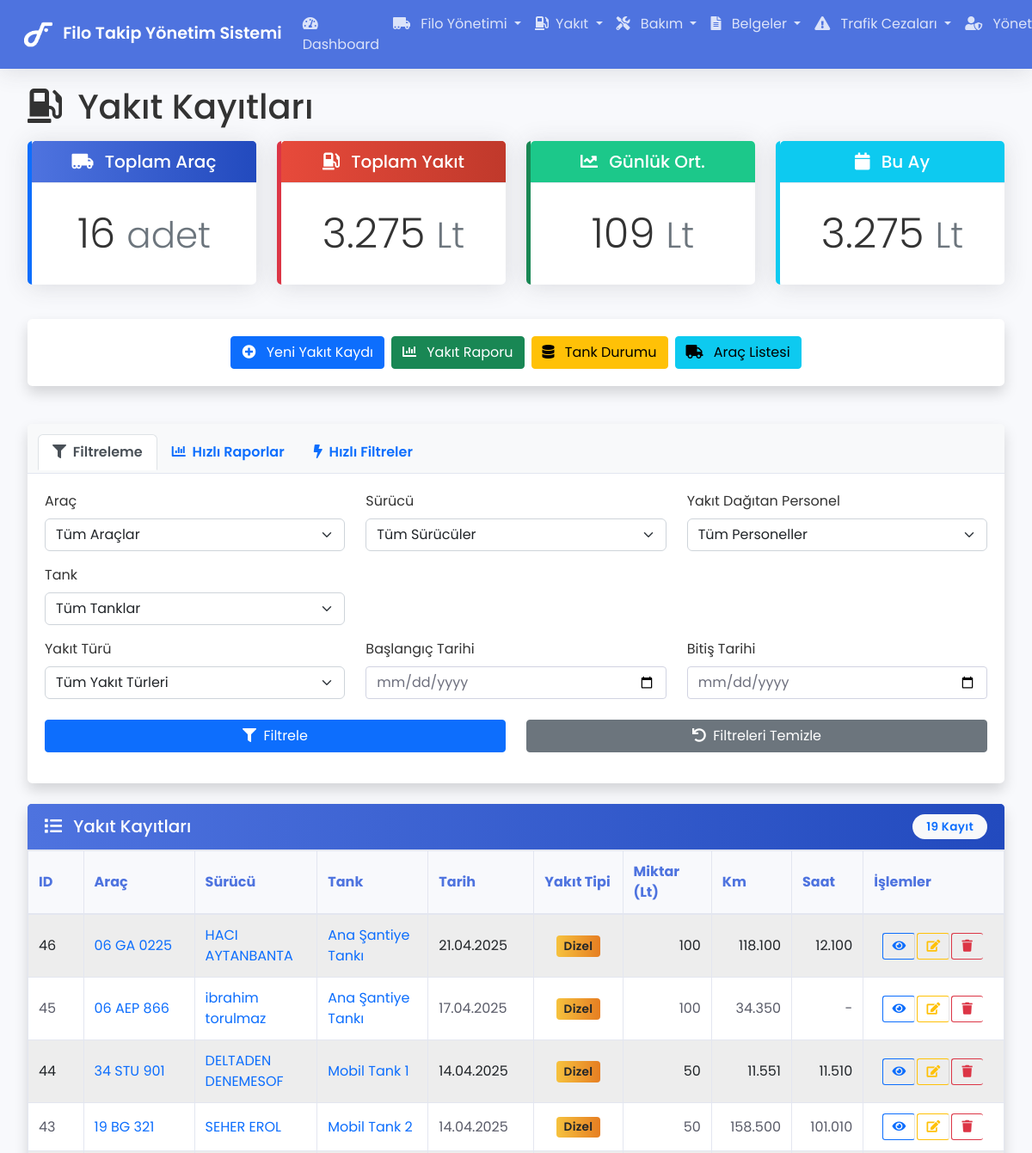
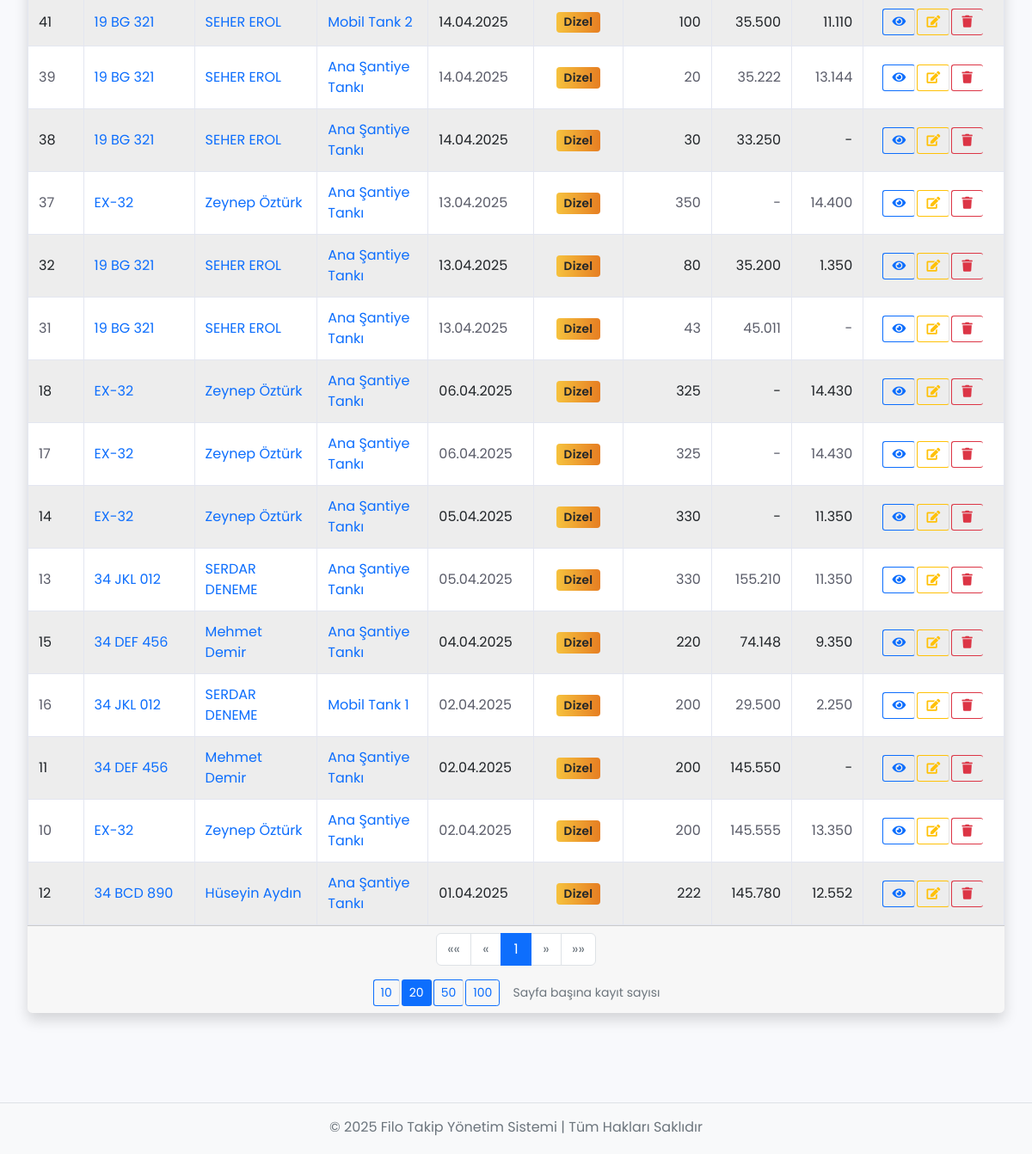
The page /fuel (signed in) on the database its author committed (2 pictures, top to bottom).
### tables this page shows
CREATE TABLE `fuel_records` (
  `id` int(11) NOT NULL,
  `vehicle_id` int(11) NOT NULL,
  `driver_id` int(11) DEFAULT NULL,
  `tank_id` int(11) NOT NULL,
  `dispenser_id` int(11) DEFAULT NULL,
  `fuel_type` enum('Benzin','Dizel') NOT NULL,
  `amount` decimal(10,2) NOT NULL COMMENT 'Litre',
  `km_reading` int(11) DEFAULT NULL COMMENT 'Kilometre',
  `hour_reading` decimal(10,2) DEFAULT NULL COMMENT 'Çalışma Saati',
  `date` date NOT NULL,
  `notes` text DEFAULT NULL,
  `created_at` timestamp NOT NULL DEFAULT current_timestamp(),
  `created_by` int(11) NOT NULL
);

CREATE TABLE `vehicles` (
  `id` int(11) NOT NULL,
  `plate_number` varchar(20) NOT NULL,
  `brand` varchar(100) NOT NULL,
  `model` varchar(100) NOT NULL,
  `year` int(11) DEFAULT NULL,
  `company_id` int(11) DEFAULT NULL,
  `vehicle_type` enum('Otomobil','Kamyonet','Damperli Kamyon','Istıcı Kazan','Beton Santrali','Silindir','Loder','Bekoloder','Ekskavatör','Akaryakıt Tankı','Yağlama ve Bakım','Mikserler','Çekici','Arazöz','Mobil Beton Pompası','Jeneratör') NOT NULL,
  `status` enum('Aktif','Pasif','Bakımda') NOT NULL DEFAULT 'Aktif',
  `created_at` timestamp NOT NULL DEFAULT current_timestamp(),
  `order_number` varchar(50) DEFAULT NULL,
  `equipment_number` varchar(50) DEFAULT NULL,
  `fixed_asset_number` varchar(50) DEFAULT NULL,
  `cost_center` varchar(100) DEFAULT NULL,
  `production_site` varchar(100) DEFAULT NULL,
  `inspection_date` date DEFAULT NULL,
  `traffic_insurance_agency` varchar(100) DEFAULT NULL,
  `traffic_insurance_date` date DEFAULT NULL,
  `casco_insurance_agency` varchar(100) DEFAULT NULL,
  `casco_insurance_date` date DEFAULT NULL,
  `work_site` varchar(100) DEFAULT NULL,
  `initial_km` int(11) DEFAULT NULL COMMENT 'Aracın sisteme giriş km bilgisi',
  `initial_hours` decimal(10,2) DEFAULT NULL COMMENT 'Aracın sisteme giriş çalışma saati',
  `current_km` int(11) DEFAULT NULL COMMENT 'Aracın mevcut kilometre bilgisi',
  `current_hours` decimal(10,2) DEFAULT NULL COMMENT 'Aracın mevcut çalışma saati'
);

CREATE TABLE `fuel_tanks` (
  `id` int(11) NOT NULL,
  `name` varchar(100) NOT NULL,
  `type` enum('Sabit','Mobil') NOT NULL,
  `capacity` decimal(10,2) NOT NULL COMMENT 'Litre',
  `current_amount` decimal(10,2) NOT NULL DEFAULT 0.00 COMMENT 'Litre',
  `location` varchar(200) DEFAULT NULL,
  `status` enum('Aktif','Pasif','Bakımda') NOT NULL DEFAULT 'Aktif',
  `fuel_type` enum('Benzin','Dizel') NOT NULL,
  `created_at` timestamp NOT NULL DEFAULT current_timestamp()
);

### app/views/fuel/index.php (the view, shortened to what the rows shown need)
<?php require APPROOT . '/views/inc/header.php'; ?>
<div class="row mb-3">
    <div class="col-md-6">
        <h1 class="mb-0"><i class="fas fa-gas-pump me-2"></i> Yakıt Kayıtları</h1>
    </div>
</div>
<div class="row mb-4">
    <div class="col-md-3 mb-3">
        <div class="card shadow-sm h-100 border-start border-primary border-5">
            <div class="card-body text-center d-flex align-items-center justify-content-center">
                <h2 class="mb-0 display-5"><?php echo $data['totalVehicles']; ?> <small class="text-muted">adet</small></h2>
            </div>
        </div>
    </div>
    <div class="col-md-3 mb-3">
        <div class="card shadow-sm h-100 border-start border-danger border-5">
            <div class="card-body text-center d-flex align-items-center justify-content-center">
                <h2 class="mb-0 display-5"><?php echo number_format($data['totalAmount'], 0, ',', '.'); ?> <small class="text-muted">Lt</small></h2>
            </div>
        </div>
    </div>
    <div class="col-md-3 mb-3">
        <div class="card shadow-sm h-100 border-start border-success border-5">
            <div class="card-body text-center d-flex align-items-center justify-content-center">
                <h2 class="mb-0 display-5"><?php echo number_format($data['totalAmount'] / 30, 0, ',', '.'); ?> <small class="text-muted">Lt</small></h2>
            </div>
        </div>
    </div>
    <div class="col-md-3 mb-3">
        <div class="card shadow-sm h-100 border-start border-info border-5">
            <div class="card-body text-center d-flex align-items-center justify-content-center">
                <h2 class="mb-0 display-5"><?php echo number_format($data['monthlyAmount'], 0, ',', '.'); ?> <small class="text-muted">Lt</small></h2>
            </div>
        </div>
    </div>
</div>
<div class="card shadow mb-4">
    <div class="card-body p-0">
        <div class="table-responsive">
            <table class="table table-striped table-hover table-bordered mb-0">
                <thead class="table-light">
                    <tr>
                        <th style="width: 5%">ID</th>
                        <th style="width: 10%">Araç</th>
                        <th style="width: 10%">Sürücü</th>
                        <th style="width: 10%">Tank</th>
                        <th style="width: 8%">Tarih</th>
                        <th style="width: 8%">Yakıt Tipi</th>
                        <th style="width: 8%">Miktar (Lt)</th>
                        <th style="width: 6%">Km</th>
                        <th style="width: 6%">Saat</th>
                        <th style="width: 12%">İşlemler</th>
                    </tr>
                </thead>
                <tbody>
                    <?php foreach($data['records'] as $fuel) : ?>
                        <tr>
                            <td class="align-middle"><?php echo $fuel->id; ?></td>
                            <td class="align-middle">
                                <a href="<?php echo URLROOT; ?>/vehicles/show/<?php echo $fuel->vehicle_id; ?>" class="text-primary text-decoration-none">
                                    <?php echo $fuel->plate_number; ?>
                                </a>
                            </td>
                            <td class="align-middle">
                                <?php if($fuel->driver_id): ?>
                                    <a href="<?php echo URLROOT; ?>/drivers/show/<?php echo $fuel->driver_id; ?>" class="text-primary text-decoration-none">
                                        <?php echo isset($fuel->driver_name) ? $fuel->driver_name : 'Bilinmiyor'; ?>
                                    </a>
                                <?php else: ?>
                                    <span class="text-muted">-</span>
                                <?php endif; ?>
                            </td>
                            <td class="align-middle">
                                <a href="<?php echo URLROOT; ?>/tanks/show/<?php echo $fuel->tank_id; ?>" class="text-primary text-decoration-none">
                                    <?php echo isset($fuel->tank_name) ? $fuel->tank_name : 'Bilinmiyor'; ?>
                                </a>
                            </td>
                            <td class="align-middle"><?php echo date('d.m.Y', strtotime($fuel->date)); ?></td>
                            <td class="align-middle text-center">
                                <?php if($fuel->fuel_type == 'Benzin'): ?>
                                    <span class="badge bg-danger">Benzin</span>
                                <?php elseif($fuel->fuel_type == 'Dizel'): ?>
                                    <span class="badge bg-warning text-dark">Dizel</span>
                                <?php elseif($fuel->fuel_type == 'LPG'): ?>
                                    <span class="badge bg-info">LPG</span>
                                <?php elseif($fuel->fuel_type == 'Elektrik'): ?>
                                    <span class="badge bg-success">Elektrik</span>
                                <?php endif; ?>
                            </td>
                            <td class="align-middle text-end"><?php echo number_format($fuel->amount, 0, ',', '.'); ?></td>
                            <td class="align-middle text-end"><?php echo $fuel->km_reading ? number_format($fuel->km_reading, 0, ',', '.') : '-'; ?></td>
                            <td class="align-middle text-end"><?php echo $fuel->hour_reading ? number_format($fuel->hour_reading, 0, ',', '.') : '-'; ?></td>
                            <td class="align-middle text-center">
                                <div class="btn-group">
                                    <a href="<?php echo URLROOT; ?>/fuel/show/<?php echo $fuel->id; ?>" class="btn btn-sm btn-outline-primary" title="Detay">
                                        <i class="fas fa-eye"></i>
                                    </a>
                                    <a href="<?php echo URLROOT; ?>/fuel/edit/<?php echo $fuel->id; ?>" class="btn btn-sm btn-outline-warning" title="Düzenle">
                                        <i class="fas fa-edit"></i>
                                    </a>
                                    <?php if(isAdmin()): ?>
                                        <button type="button" class="btn btn-sm btn-outline-danger" title="Sil"
                                                onclick="confirmDelete(<?php echo $fuel->id; ?>, '<?php echo date('d.m.Y', strtotime($fuel->date)) . ' - ' . $fuel->plate_number . ' - ' . number_format($fuel->amount, 0, ',', '.') . ' Lt'; ?>')">
                                            <i class="fas fa-trash"></i>
                                        </button>
                                    <?php endif; ?>
                                </div>
                            </td>
                        </tr>
                    <?php endforeach; ?>
                </tbody>
            </table>
        </div>
    </div>
</div>
<?php require APPROOT . '/views/inc/footer.php'; ?>

### rows shown on the page
fuel_records: id "46", vehicle.plate_number "06 GA 0225", driver_name "HACI AYTANBANTA", tank.name "Ana Şantiye Tankı", date "21.04.2025", fuel_type "Dizel", amount "100", km_reading "118.100", hour_reading "12.100"
fuel_records: id "45", vehicle.plate_number "06 AEP 866", driver_name "ibrahim torulmaz", tank.name "Ana Şantiye Tankı", date "17.04.2025", fuel_type "Dizel", amount "100", km_reading "34.350"
fuel_records: id "44", vehicle.plate_number "34 STU 901", driver_name "DELTADEN DENEMESOF", tank.name "Mobil Tank 1", date "14.04.2025", fuel_type "Dizel", amount "50", km_reading "11.551", hour_reading "11.510"
fuel_records: id "43", vehicle.plate_number "19 BG 321", driver_name "SEHER EROL", tank.name "Mobil Tank 2", date "14.04.2025", fuel_type "Dizel", amount "50", km_reading "158.500", hour_reading "101.010"
fuel_records: id "41", vehicle.plate_number "19 BG 321", driver_name "SEHER EROL", tank.name "Mobil Tank 2", date "14.04.2025", fuel_type "Dizel", amount "100", km_reading "35.500", hour_reading "11.110"
fuel_records: id "39", vehicle.plate_number "19 BG 321", driver_name "SEHER EROL", tank.name "Ana Şantiye Tankı", date "14.04.2025", fuel_type "Dizel", amount "20", km_reading "35.222", hour_reading "13.144"
fuel_records: id "38", vehicle.plate_number "19 BG 321", driver_name "SEHER EROL", tank.name "Ana Şantiye Tankı", date "14.04.2025", fuel_type "Dizel", amount "30", km_reading "33.250"
fuel_records: id "37", vehicle.plate_number "EX-32", driver_name "Zeynep Öztürk", tank.name "Ana Şantiye Tankı", date "13.04.2025", fuel_type "Dizel", amount "350", hour_reading "14.400"
fuel_records: id "32", vehicle.plate_number "19 BG 321", driver_name "SEHER EROL", tank.name "Ana Şantiye Tankı", date "13.04.2025", fuel_type "Dizel", amount "80", km_reading "35.200", hour_reading "1.350"
fuel_records: id "31", vehicle.plate_number "19 BG 321", driver_name "SEHER EROL", tank.name "Ana Şantiye Tankı", date "13.04.2025", fuel_type "Dizel", amount "43", km_reading "45.011"
fuel_records: id "18", vehicle.plate_number "EX-32", driver_name "Zeynep Öztürk", tank.name "Ana Şantiye Tankı", date "06.04.2025", fuel_type "Dizel", amount "325", hour_reading "14.430"
fuel_records: id "17", vehicle.plate_number "EX-32", driver_name "Zeynep Öztürk", tank.name "Ana Şantiye Tankı", date "06.04.2025", fuel_type "Dizel", amount "325", hour_reading "14.430"
fuel_records: id "14", vehicle.plate_number "EX-32", driver_name "Zeynep Öztürk", tank.name "Ana Şantiye Tankı", date "05.04.2025", fuel_type "Dizel", amount "330", hour_reading "11.350"
fuel_records: id "13", vehicle.plate_number "34 JKL 012", driver_name "SERDAR DENEME", tank.name "Ana Şantiye Tankı", date "05.04.2025", fuel_type "Dizel", amount "330", km_reading "155.210", hour_reading "11.350"
fuel_records: id "15", vehicle.plate_number "34 DEF 456", driver_name "Mehmet Demir", tank.name "Ana Şantiye Tankı", date "04.04.2025", fuel_type "Dizel", amount "220", km_reading "74.148", hour_reading "9.350"
fuel_records: id "16", vehicle.plate_number "34 JKL 012", driver_name "SERDAR DENEME", tank.name "Mobil Tank 1", date "02.04.2025", fuel_type "Dizel", amount "200", km_reading "29.500", hour_reading "2.250"
fuel_records: id "11", vehicle.plate_number "34 DEF 456", driver_name "Mehmet Demir", tank.name "Ana Şantiye Tankı", date "02.04.2025", fuel_type "Dizel", amount "200", km_reading "145.550"
fuel_records: id "10", vehicle.plate_number "EX-32", driver_name "Zeynep Öztürk", tank.name "Ana Şantiye Tankı", date "02.04.2025", fuel_type "Dizel", amount "200", km_reading "145.555", hour_reading "13.350"
fuel_records: id "12", vehicle.plate_number "34 BCD 890", driver_name "Hüseyin Aydın", tank.name "Ana Şantiye Tankı", date "01.04.2025", fuel_type "Dizel", amount "222", km_reading "145.780", hour_reading "12.552"

### other values the page prints
SITENAME "Filo Takip Yönetim Sistemi"
$data['totalVehicles'] "16"
$data['totalAmount'] "3.275"
$data['totalAmount'] / 30 "109"
$data['monthlyAmount'] "3.275"
$data['total_records'] "19"
